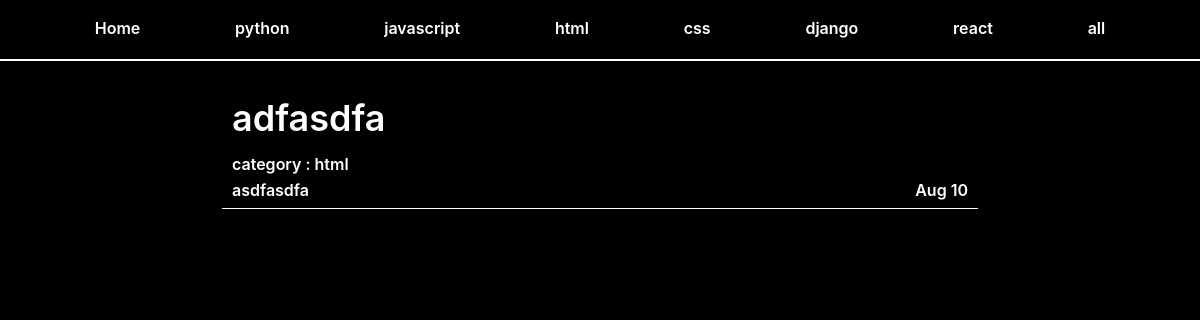
The app's page /html/, older data.
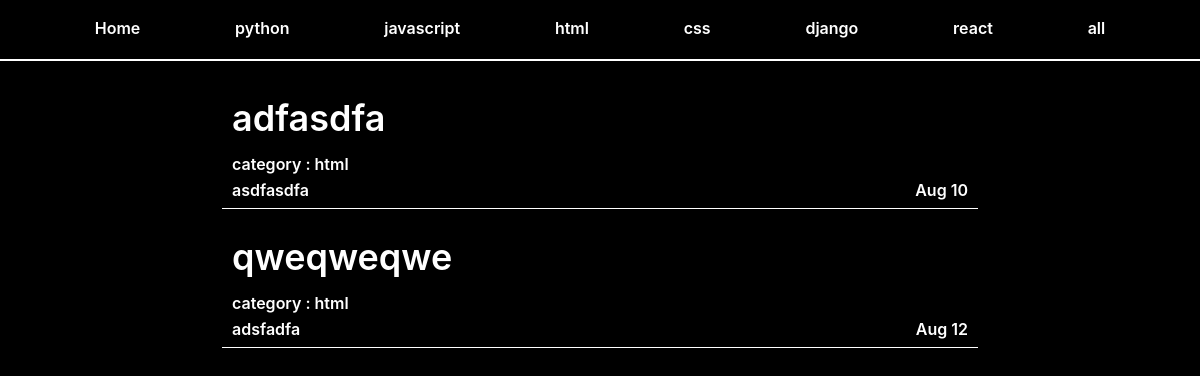
The same page, newer data.
### web/models.py (models this page shows, shortened)
class Post(models.Model):
    title = models.CharField(max_length=100)
    content = summer_fields.SummernoteTextField(default='')
    type = models.CharField(max_length=80, choices=LANG_TYPE, null=True)
    description = models.CharField(max_length=200, default='')
    dt_created = models.DateField()

### web/views.py (the view)
# urls.py: path('html/', views.html_list, name='html_list'),
def html_list(request):
    object = Post.objects.filter(type='html')
    context = {
        'object': object
    }
    return render(request, 'web/html_list.html', context)

### web/templates/web/html_list.html
{% extends './base.html' %}
{% load static %}
{% block content %}
  <div class="content__box">
    <ul>
      {% for obj in object %}
        <li>
          <a href={% url 'post-detail' obj.id %}>
            <h2 class='content__title'>{{obj.title}}</h2>
            <div class='content-title__box'>
              <div class="description">
                <span class='content__category'>category :
                  {{obj.type}}
                </span>
                <div class='content__description'>
                  <p>{{obj.description}}</p>
                </div>
              </div>
              <div class="content__date">
                <span>{{obj.dt_created|date:"M"}}
                  {{obj.dt_created|date:"d"}}</span>
              </div>
            </div>
          </a>
        </li>
      {% endfor %}
    </ul>
  </div>
{% endblock content %}

Row changes from the older to the newer data that the page shows:
added Post: title "qweqweqwe", type "html", description "adsfadfa", dt_created "Aug", dt_created "12"
